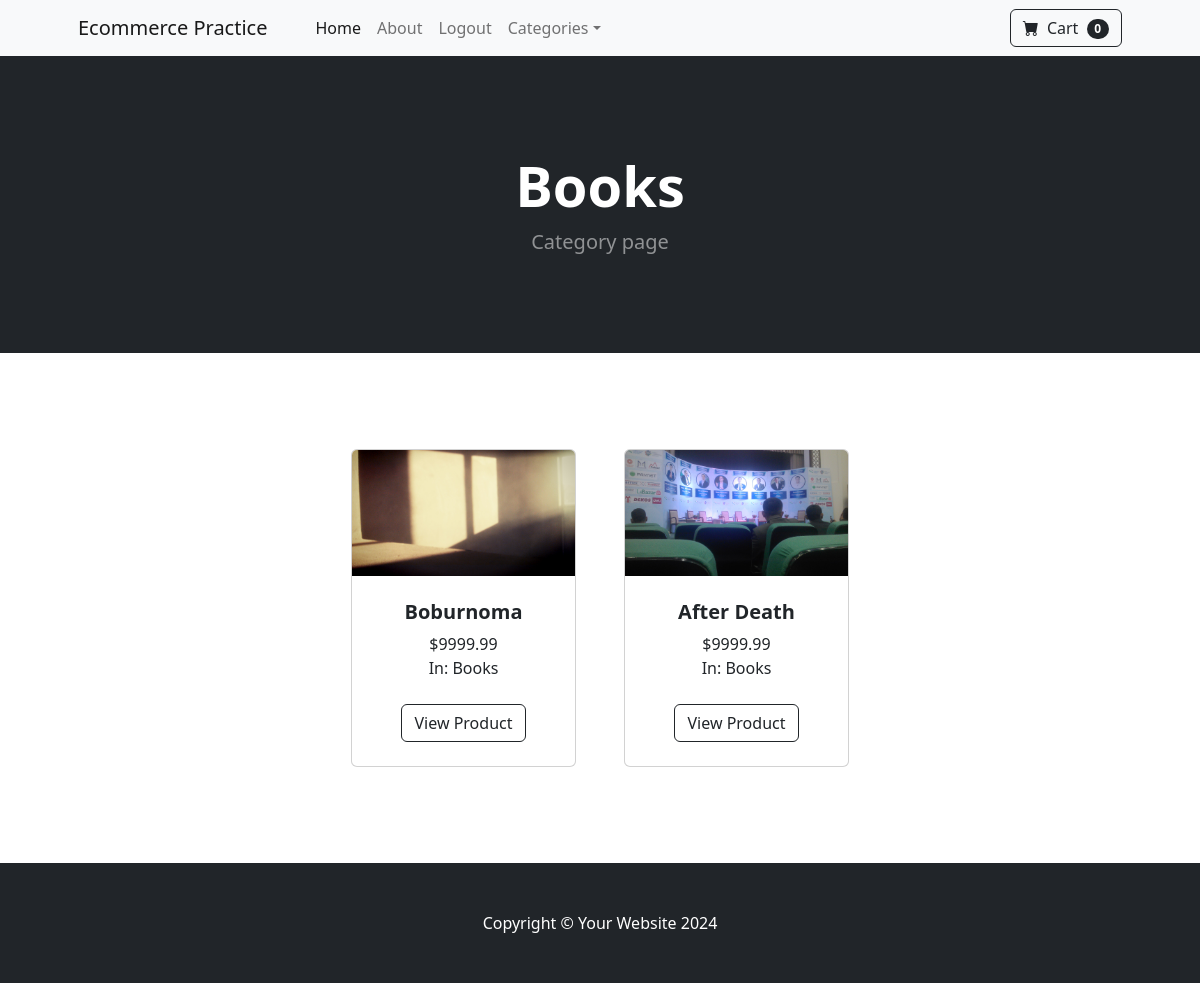
Page /category/Books (signed in) on the committed database.
### store/models.py (models this page shows, shortened)
class Category(models.Model):
    name = models.CharField(max_length=50)
    class Meta:
        verbose_name_plural = "Categories"
    def __str__(self):
        return self.name

class Product(models.Model):
    name = models.CharField(max_length=100)
    price = models.DecimalField(max_digits=6, decimal_places=2, default=0)
    category = models.ForeignKey(Category, on_delete=models.CASCADE, default=1)
    description = models.TextField(default='', blank=True, null=True, max_length=250)
    image = models.ImageField(upload_to='uploads/products')
    is_sale = models.BooleanField(default=False)
    sale_price = models.DecimalField(max_digits=6, decimal_places=2, default=0)

### store/views.py (the view)
# urls.py: path('category/<str:foo>', views.category, name='categories'),
@login_required(login_url='/login/')
def category(request, foo):
    foo = foo.replace('-', ' ')
    try:
        category = Category.objects.get(name=foo)
        products = Product.objects.filter(category=category)
        return render(request, 'category.html', {'products': products, 'category': category})
    except:
        messages.success(request, 'Category with this name does not exist!!!')
        return redirect('home')

### cart/context_processors.py (called while the page is built)
def cart(request):
    return {'cart': Cart(request)}

### store/templates/category.html
{% extends 'base.html' %}
{% load static %}
{% block content %}
<header class="bg-dark py-5">
    <div class="container px-4 px-lg-5 my-5">
        <div class="text-center text-white">
            <h1 class="display-4 fw-bolder">{{ category.name }}</h1>
            <p class="lead fw-normal text-white-50 mb-0">Category page</p>
        </div>
    </div>
</header>
<section class="py-5">
    <div class="container px-4 px-lg-5 mt-5">
        <div class="row gx-4 gx-lg-5 row-cols-2 row-cols-md-3 row-cols-xl-4 justify-content-center">
            {% for product in products %}
            {% if product.is_sale %}
            <div class="col mb-5">
                <div class="card h-100">
                    <div class="badge position-absolute"
                         style="top: 0.5rem; right: 0.5rem; background-color: #ff5555; color: white;">Sale
                    </div>
                    <img class="card-img-top" src="{{ product.image.url }}" alt="..."/>
                    <div class="card-body p-4">
                        <div class="text-center">
                            <h5 class="fw-bolder">{{product.name}}</h5>
                            <strike>${{product.price}}</strike> &nbsp;
                            ${{product.sale_price}}
                            <br>
                            In: {{product.category}}
                        </div>
                    </div>
                    <div class="card-footer p-4 pt-0 border-top-0 bg-transparent">
                        <div class="text-center"><a class="btn btn-outline-dark mt-auto"
                                                    href="{% url 'product' product.id %}">View Product</a></div>
                    </div>
                </div>
            </div>
            {% else %}
            <div class="col mb-5">
                <div class="card h-100">
                    <img class="card-img-top" src="{{ product.image.url }}" alt="..."/>
                    <div class="card-body p-4">
                        <div class="text-center">
                            <h5 class="fw-bolder">{{product.name}}</h5>
                            ${{product.price}}
                            <br>
                            In: {{product.category}}
                        </div>
                    </div>
                    <div class="card-footer p-4 pt-0 border-top-0 bg-transparent">
                        <div class="text-center"><a class="btn btn-outline-dark mt-auto" href="{% url 'product' product.id %}">View Product</a></div>
                    </div>
                </div>
            </div>
            {% endif %}
            {% endfor %}
        </div>
    </div>
</section>
{% endblock %}

### rows in the picture
Category: name "Books"
Product: image (picture), name "Boburnoma", price "9999.99", category "Books"
Product: image (picture), name "After Death", price "9999.99", category "Books"
